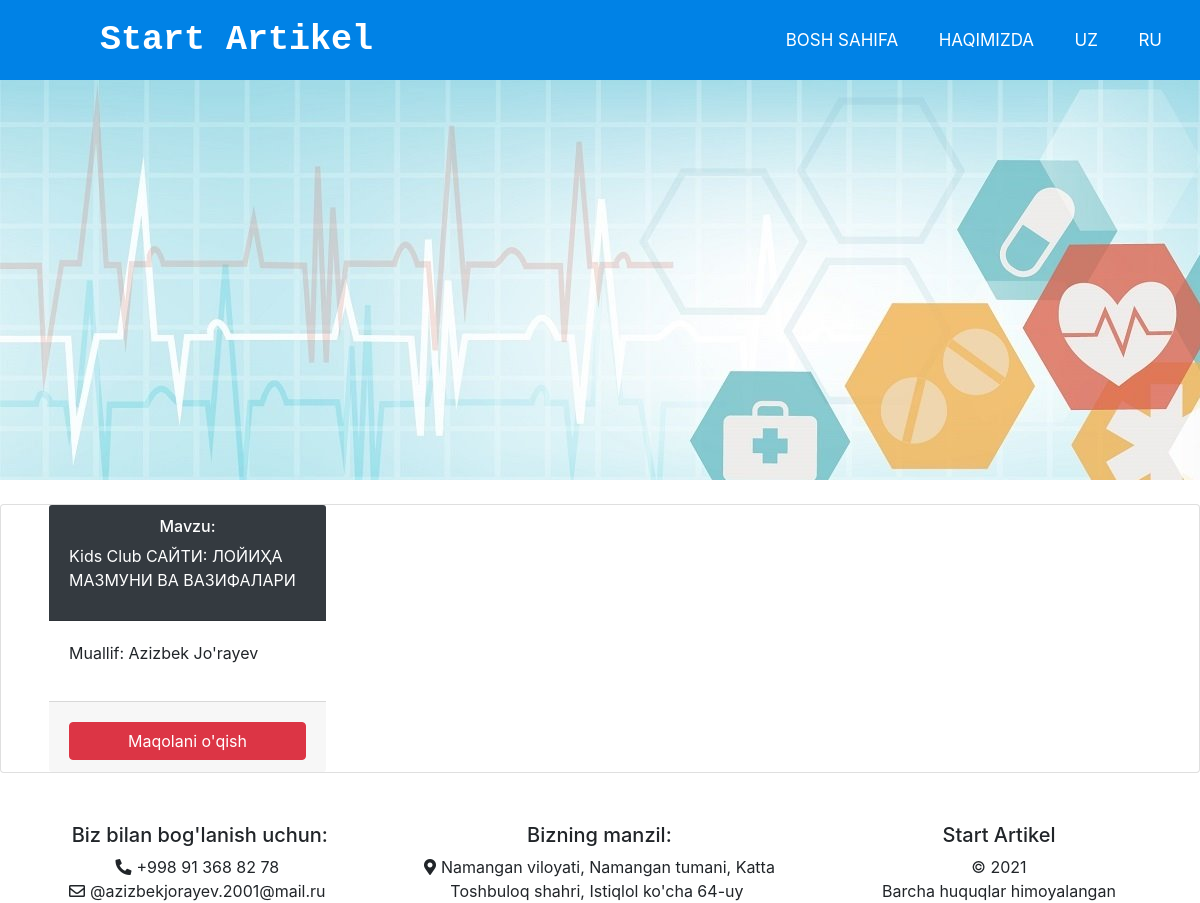
/1, run on an earlier commit of the app's database.
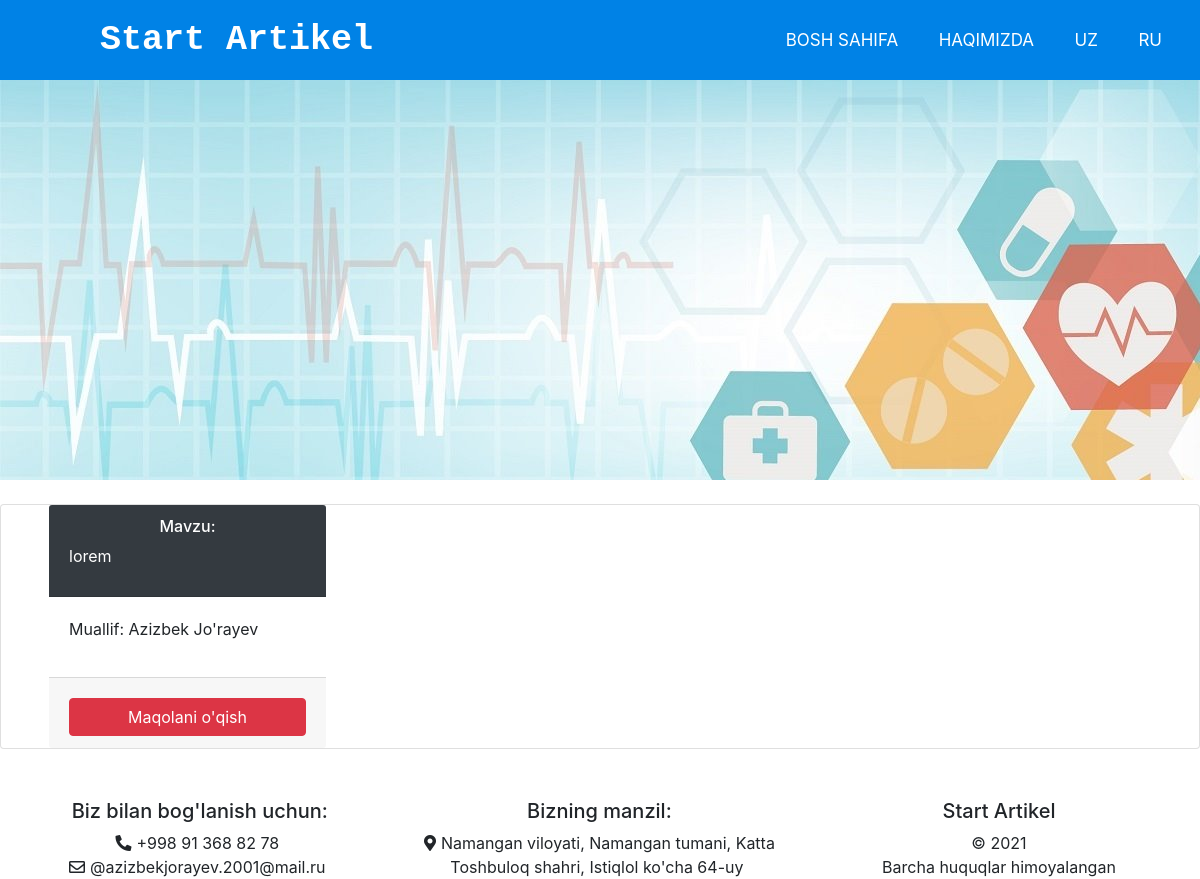
And on a later commit of the database.
### main/models.py (models this page shows, shortened)
class Article(models.Model):
    title = models.TextField("Maqola nomi")
    subtitle = RichTextField()
    slug = models.SlugField("*")
    category = models.ForeignKey("main.Category", related_name='categoryies' ,on_delete=models.CASCADE)
    author = models.CharField("Maqola aftori", max_length=50)
    date = models.DateField("Joylangan sanasi", auto_now=True,)
    class Meta:
        verbose_name = 'Maqola'
        verbose_name_plural = 'Maqolalar'

### main/views.py (the view)
# urls.py: path("<int:pk>", views.CategoryDetailView.as_view(), name="cat_detail"),
class CategoryDetailView(DetailView):
	model = Category
	template_name = 'biologiya.html'

### templates/biologiya.html (shortened to what this page needs)
{% extends 'wrapper.html' %}
{% load static %}
{% block content %}
<div style="background-image: url('{{object.img.url}}'); height:400px;">
</div>
<br>
	<div id="header">
		<div class="card">
			<div class="row">
				{% for c in object.categoryies.all %}
				<div class="col-md-3 ml-5">
					<div class="card-block">
						<div class="card-header bg-dark text-white">
							<h6 class="text-center">Mavzu:</h6>
							<p>{{ c.title }}</p>
						</div>
						<div class="card-body">
							<p>Muallif: {{ c.author }}</p>
						</div>
						<div class="card-footer">
							<a href="{% url 'main:art_detail' c.id %}" class="btn btn-danger mt-2 btn-block">Maqolani o'qish</a>
						</div>
					</div>
				</div><br>
				{% endfor %}
			</div>
		</div>
	</div>
	{% endblock content %}

What changed in the data, as far as the page shows it:
removed Article: title "Kids Club САЙТИ: ЛОЙИҲА МАЗМУНИ ВА ВАЗИФАЛАРИ", author "Azizbek Jo'rayev"
added Article: title "lorem", author "Azizbek Jo'rayev"
